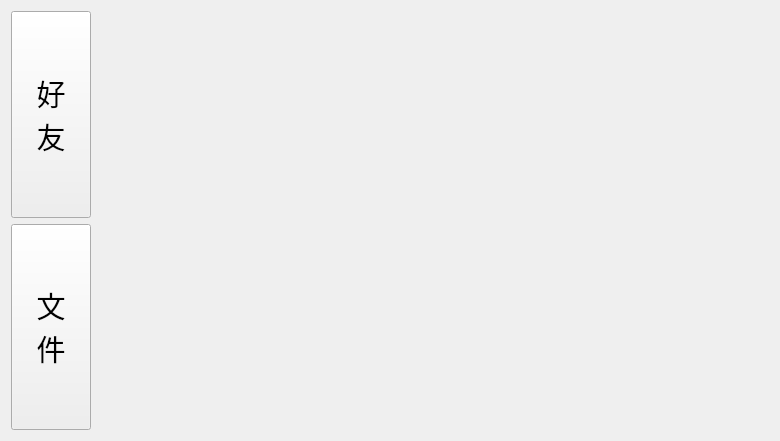
<?xml version="1.0" encoding="UTF-8"?>
<ui version="4.0">
 <class>Index</class>
 <widget class="QWidget" name="Index">
  <property name="geometry">
   <rect>
    <x>0</x>
    <y>0</y>
    <width>780</width>
    <height>441</height>
   </rect>
  </property>
  <property name="windowTitle">
   <string>主页</string>
  </property>
  <layout class="QHBoxLayout" name="horizontalLayout">
   <item>
    <layout class="QVBoxLayout" name="verticalLayout">
     <item>
      <widget class="QPushButton" name="friend_PB">
       <property name="sizePolicy">
        <sizepolicy hsizetype="Minimum" vsizetype="Expanding">
         <horstretch>0</horstretch>
         <verstretch>0</verstretch>
        </sizepolicy>
       </property>
       <property name="font">
        <font>
         <family>Agency FB</family>
         <pointsize>22</pointsize>
        </font>
       </property>
       <property name="text">
        <string>好
友</string>
       </property>
      </widget>
     </item>
     <item>
      <widget class="QPushButton" name="file_PB">
       <property name="sizePolicy">
        <sizepolicy hsizetype="Minimum" vsizetype="Expanding">
         <horstretch>0</horstretch>
         <verstretch>0</verstretch>
        </sizepolicy>
       </property>
       <property name="font">
        <font>
         <family>Agency FB</family>
         <pointsize>22</pointsize>
        </font>
       </property>
       <property name="text">
        <string>文
件</string>
       </property>
      </widget>
     </item>
    </layout>
   </item>
   <item>
    <widget class="QStackedWidget" name="stackedWidget">
     <widget class="Friend" name="friendPage"/>
     <widget class="File" name="filePage"/>
    </widget>
   </item>
  </layout>
 </widget>
 <customwidgets>
  <customwidget>
   <class>File</class>
   <extends>QWidget</extends>
   <header>file.h</header>
   <container>1</container>
  </customwidget>
  <customwidget>
   <class>Friend</class>
   <extends>QWidget</extends>
   <header>friend.h</header>
   <container>1</container>
  </customwidget>
 </customwidgets>
 <resources/>
 <connections/>
</ui>
